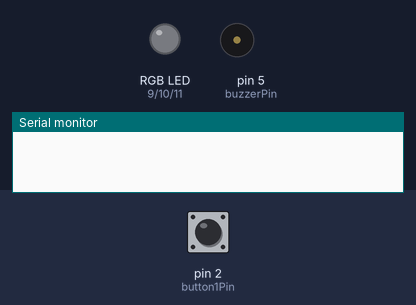
Recording of a sketch running on a simulated Arduino Uno, built with avr-gcc and run on an emulated ATmega328P. Shown: an RGB LED mixed from three pins (HIGH = lit), buzzer (waves = sounding), the last lines printed to the serial monitor. The inputs (shaded band) are chosen by the test bench; at power-on: pin 2 (button1Pin) LOW. Random numbers use the default seed unless the sketch sets one.

Above: at 1.2 s.
1.3 s: pin 2 (button1Pin) pulled HIGH for 0.15 s
At 1.42 s:
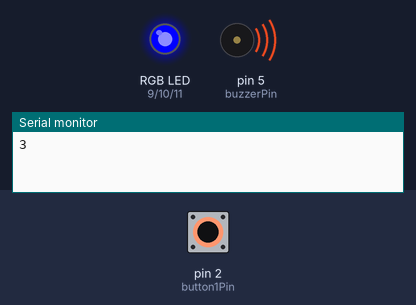
At 2.72 s:
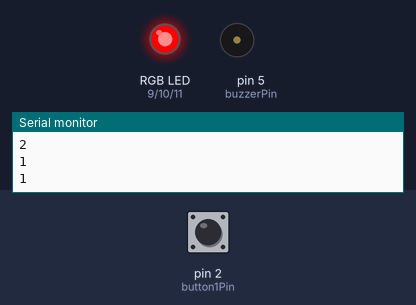
Timing chart, 0 to 10.3 s (numbered marks = the images above; inputs shaded):
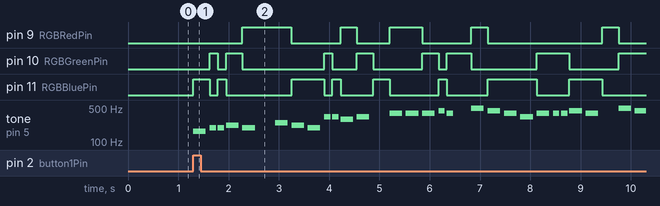

The sketch:

lab_7_level_3.ino
```cpp
//Sebastian Bruce
//Date: October 29 2023
//Description: play a song with a lightshow

/*************************************************
* Public Constants
*************************************************/
#define NOTE_B0 31
#define NOTE_C1 33
#define NOTE_CS1 35
#define NOTE_D1 37
#define NOTE_DS1 39
#define NOTE_E1 41
#define NOTE_F1 44
#define NOTE_FS1 46
#define NOTE_G1 49
#define NOTE_GS1 52
#define NOTE_A1 55
#define NOTE_AS1 58
#define NOTE_B1 62
#define NOTE_C2 65
#define NOTE_CS2 69
#define NOTE_D2 73
#define NOTE_DS2 78
#define NOTE_E2 82
#define NOTE_F2 87
#define NOTE_FS2 93
#define NOTE_G2 98
#define NOTE_GS2 104
#define NOTE_A2 110
#define NOTE_AS2 117
#define NOTE_B2 123
#define NOTE_C3 131
#define NOTE_CS3 139
#define NOTE_D3 147
#define NOTE_DS3 156
#define NOTE_E3 165
#define NOTE_F3 175
#define NOTE_FS3 185
#define NOTE_G3 196
#define NOTE_GS3 208
#define NOTE_A3 220
#define NOTE_AS3 233
#define NOTE_B3 247
#define NOTE_C4 262
#define NOTE_CS4 277
#define NOTE_D4 294
#define NOTE_DS4 311
#define NOTE_E4 330
#define NOTE_F4 349
#define NOTE_FS4 370
#define NOTE_G4 392
#define NOTE_GS4 415
#define NOTE_A4 440
#define NOTE_AS4 466
#define NOTE_B4 494
#define NOTE_C5 523
#define NOTE_CS5 554
#define NOTE_D5 587
#define NOTE_DS5 622
#define NOTE_E5 659
#define NOTE_F5 698
#define NOTE_FS5 740
#define NOTE_G5 784
#define NOTE_GS5 831
#define NOTE_A5 880
#define NOTE_AS5 932
#define NOTE_B5 988
#define NOTE_C6 1047
#define NOTE_CS6 1109
#define NOTE_D6 1175
#define NOTE_DS6 1245
#define NOTE_E6 1319
#define NOTE_F6 1397
#define NOTE_FS6 1480
#define NOTE_G6 1568
#define NOTE_GS6 1661
#define NOTE_A6 1760
#define NOTE_AS6 1865
#define NOTE_B6 1976
#define NOTE_C7 2093
#define NOTE_CS7 2217
#define NOTE_D7 2349
#define NOTE_DS7 2489
#define NOTE_E7 2637
#define NOTE_F7 2794
#define NOTE_FS7 2960
#define NOTE_G7 3136
#define NOTE_GS7 3322
#define NOTE_A7 3520
#define NOTE_AS7 3729
#define NOTE_B7 3951
#define NOTE_C8 4186
#define NOTE_CS8 4435
#define NOTE_D8 4699
#define NOTE_DS8 4978

int buzzerPin = 5 ; //The buzzerPin is connected to pin 5 of the Arduino.
int button1Pin = 2; //The SW1 button is connect to pin 2 of the Arduino.
int RGBRedPin = 9; //The red RGB LED is connected pin 9 of the Arduino.
int RGBGreenPin = 10; //The green RGB LED is connected pin 10 of the Arduino.
int RGBBluePin = 11; //The blue RGB LED is connected pin 11 of the Arduino.
int count;

//make notes
int notes[] = {
  NOTE_E3, NOTE_G3, NOTE_G3, NOTE_A3, NOTE_G3, 0, NOTE_B3, NOTE_A3,
  NOTE_G3, NOTE_E4, NOTE_E4, NOTE_D4, NOTE_E4, 0, NOTE_G4, NOTE_G4,
  NOTE_G4, NOTE_A4, NOTE_G4, 0, NOTE_B4, NOTE_A4, NOTE_G4, NOTE_E4,
  NOTE_G4, NOTE_G4, NOTE_G4, NOTE_A4, NOTE_G4, 0, NOTE_B4, NOTE_A4,
  NOTE_G4, NOTE_E5, NOTE_E5, NOTE_D5, NOTE_E5, 0, NOTE_G5, NOTE_G5,
  NOTE_G5, NOTE_A5, NOTE_G5, 0, NOTE_B5, NOTE_A5, NOTE_G5, NOTE_E5,
  NOTE_G5, NOTE_G5, NOTE_G5, NOTE_A5, NOTE_G5, 0, NOTE_B5, NOTE_A5,
  NOTE_G5, NOTE_E5, NOTE_E5, NOTE_D5, NOTE_E5, 0, NOTE_G5, NOTE_G5
};

// Note durations: 4 = quarter note, 8 = eighth note, etc.
int noteDurations[] = {
  4, 8, 8, 4, 4, 4, 4, 4,
  4, 8, 8, 4, 4, 4, 4, 4,
  4, 8, 8, 4, 4, 4, 4, 4,
  4, 8, 8, 4, 4, 4, 4, 4,
  4, 8, 8, 4, 4, 4, 4, 4,
  4, 8, 8, 4, 4, 4, 4, 4,
  4, 8, 8, 4, 4, 4, 4, 4,
  4, 8, 8, 4, 4, 4, 4, 4
};

void setup() { //The Setup function runs once.
  pinMode(buzzerPin, OUTPUT); //Setup red LED pin as an output pin.
  pinMode(button1Pin, INPUT); //Setup button1 pin as an input pin.
  pinMode(RGBRedPin, OUTPUT); //Setup red RGB LED pin as an output pin.
  pinMode(RGBGreenPin, OUTPUT); //Setup green RGB LED pin as an output pin.
  pinMode(RGBBluePin, OUTPUT); //Setup blue RGB LED pin as an output pin.
  Serial.begin(9600);
  //seed the randomness
  randomSeed(analogRead(0));

}

void loop() { //The loop function runs forever.
	if (digitalRead(button1Pin) == HIGH) { //Check to see if button1 is pressed.
    // Iterate over the notes of the melody
    for (int i = 0; i < sizeof(notes) / sizeof(notes[0]); i++) {
      count = random(1,4);
      int duration = 1000 / noteDurations[i];
      color();
      tone(buzzerPin, notes[i], duration);

      // A pause between notes
      int pause = duration * 1.30;
      delay(pause);

      // Stop the tone playing
      noTone(buzzerPin);
      digitalWrite(RGBRedPin, LOW);
      digitalWrite(RGBGreenPin, LOW);
      digitalWrite(RGBBluePin, LOW);
    }
    }
}

void color() {
  Serial.println(count);
  if(count == 1) {
    digitalWrite(RGBRedPin, HIGH);
    digitalWrite(RGBGreenPin, LOW);
    digitalWrite(RGBBluePin, LOW);
  }
  else if(count == 2) {
    digitalWrite(RGBRedPin, LOW);
    digitalWrite(RGBGreenPin, HIGH);
    digitalWrite(RGBBluePin, LOW);
  }
  else if(count == 3) {
    digitalWrite(RGBRedPin, LOW);
    digitalWrite(RGBGreenPin, LOW);
    digitalWrite(RGBBluePin, HIGH);
  }
}
    
```

Measured:
- after the input at 1.3 s, pin 9 (RGBRedPin): LOW → HIGH after 0.98 s, → LOW 0.98 s later, → HIGH 0.98 s later, → LOW 0.33 s later, … (10 changes in this stretch); pin 10 (RGBGreenPin): LOW → HIGH after 0.33 s, → LOW 0.16 s later, → HIGH 0.16 s later, → LOW 0.33 s later, … (15 changes in this stretch)
